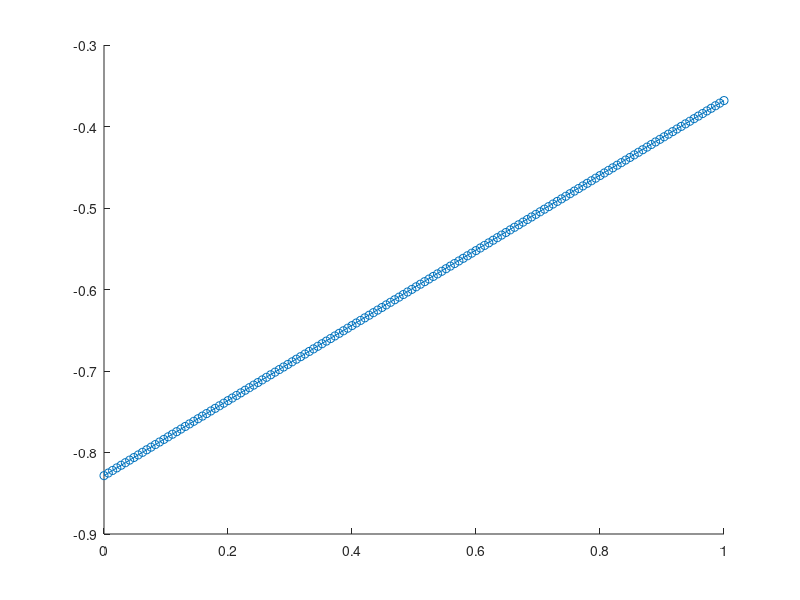

Write MATLAB code to recreate this figure.
x = [-0.828369, -0.674973, -0.520096, -0.368179];
y = [-0.979980, -0.897385, -0.813980, -0.732193];
Ax = [-0.828369, 0.460190, 0.004440, -0.004440];
Ay = [-0.979980, 0.247787, 0.002426, -0.002426];
px = [-0.828369, -0.825195, -0.822021, -0.818848, -0.815674, -0.812500, -0.809326, -0.806152, -0.802979, -0.799805, -0.796631, -0.793457, -0.790283, -0.787109, -0.783936, -0.780762, -0.777588, -0.774414, -0.771240, -0.768066, -0.764893, -0.761719, -0.758545, -0.755371, -0.752197, -0.749023, -0.745850, -0.742676, -0.739502, -0.736328, -0.733154, -0.729980, -0.726807, -0.723633, -0.720459, -0.717285, -0.714111, -0.710938, -0.707764, -0.704590, -0.701416, -0.698242, -0.695068, -0.691895, -0.688721, -0.685547, -0.682373, -0.679199, -0.676025, -0.672852, -0.669678, -0.666504, -0.663330, -0.660156, -0.656982, -0.653809, -0.650635, -0.647461, -0.644287, -0.641113, -0.637939, -0.634766, -0.631592, -0.628418, -0.625244, -0.622070, -0.618896, -0.615723, -0.612549, -0.609375, -0.606201, -0.603027, -0.599854, -0.596680, -0.593506, -0.590332, -0.587158, -0.583984, -0.580811, -0.577637, -0.574463, -0.571289, -0.568115, -0.564941, -0.561768, -0.558594, -0.555420, -0.552246, -0.549072, -0.545898, -0.542725, -0.539551, -0.536377, -0.533203, -0.530029, -0.526855, -0.523682, -0.520508, -0.517334, -0.514160, -0.510986, -0.507812, -0.504639, -0.501465, -0.498291, -0.495117, -0.491943, -0.488770, -0.485596, -0.482422, -0.479248, -0.476074, -0.472900, -0.469727, -0.466553, -0.463379, -0.460205, -0.457031, -0.453857, -0.450684, -0.447510, -0.444336, -0.441162, -0.437988, -0.434814, -0.431641, -0.428467, -0.425293, -0.422119, -0.418945, -0.415771, -0.412598, -0.409424, -0.406250, -0.403076, -0.399902, -0.396729, -0.393555, -0.390381, -0.387207, -0.384033, -0.380859, -0.377686, -0.374512, -0.371338, -0.368164];
py = [-0.979980, -0.978271, -0.976562, -0.974854, -0.973145, -0.971436, -0.969727, -0.968018, -0.966309, -0.964600, -0.962891, -0.961182, -0.959473, -0.957764, -0.956055, -0.954346, -0.952637, -0.950928, -0.949219, -0.947510, -0.945801, -0.944092, -0.942383, -0.940674, -0.938965, -0.937256, -0.935547, -0.933838, -0.932129, -0.930420, -0.928711, -0.927002, -0.925293, -0.923584, -0.921875, -0.920166, -0.918457, -0.916748, -0.915039, -0.913330, -0.911621, -0.909912, -0.908203, -0.906494, -0.904785, -0.903076, -0.901367, -0.899658, -0.897949, -0.896240, -0.894531, -0.892822, -0.891113, -0.889404, -0.887695, -0.885986, -0.884277, -0.882568, -0.880859, -0.879150, -0.877441, -0.875732, -0.874023, -0.872314, -0.870605, -0.868896, -0.867188, -0.865479, -0.863770, -0.862061, -0.860352, -0.858643, -0.856934, -0.855225, -0.853516, -0.851807, -0.850098, -0.848389, -0.846680, -0.844971, -0.843262, -0.841553, -0.839844, -0.838135, -0.836426, -0.834717, -0.833008, -0.831299, -0.829590, -0.827881, -0.826172, -0.824463, -0.822754, -0.821045, -0.819336, -0.817627, -0.815918, -0.814209, -0.812500, -0.810791, -0.809082, -0.807373, -0.805664, -0.803955, -0.802246, -0.800537, -0.798828, -0.797119, -0.795410, -0.793701, -0.791992, -0.790283, -0.788574, -0.786865, -0.785156, -0.783447, -0.781738, -0.780029, -0.778320, -0.776611, -0.774902, -0.773193, -0.771484, -0.769775, -0.768066, -0.766357, -0.764648, -0.762939, -0.761230, -0.759521, -0.757812, -0.756104, -0.754395, -0.752686, -0.750977, -0.749268, -0.747559, -0.745850, -0.744141, -0.742432, -0.740723, -0.739014, -0.737305, -0.735596, -0.733887, -0.732178];

t = linspace(0, 1, length(px));

bx = Ax(1) + Ax(2)*t + Ax(3)*t.^2 + Ax(4)*t.^3;
by = Ay(1) + Ay(2)*t + Ay(3)*t.^2 + Ay(4)*t.^3;

hold off
scatter(t, px);
hold on
plot(t, bx);

